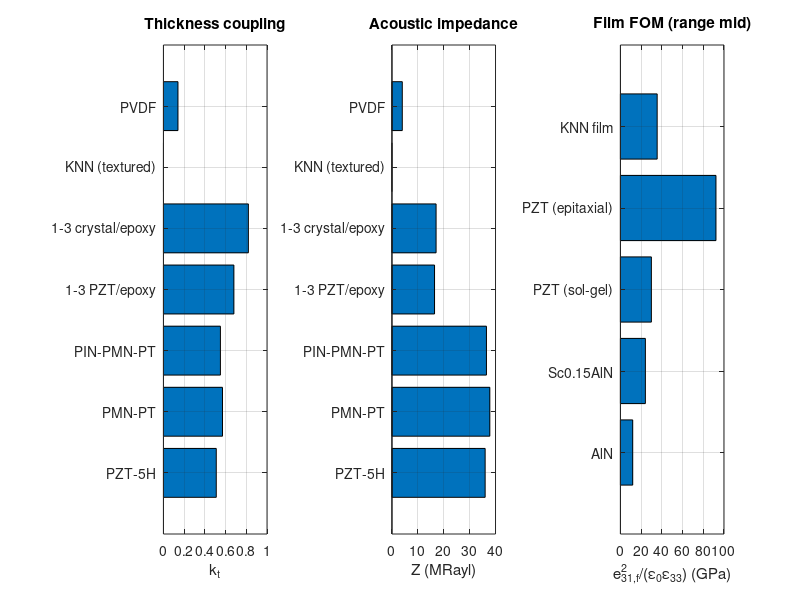

This chart was generated by the following MATLAB code:
%% m18_material_comparison.m
% Transducer materials side by side: bulk (d33, kt, eps, Z, temperature limit)
% and thin films (e31,f and the PMUT figure of merit e31,f^2 / (eps0 eps33)).
%
% What it shows: why single crystals win on coupling, composites on impedance,
%   PVDF on receive voltage (g33) and water match, and ScAlN/PZT films on FOM.
% What to change: add your own supplier values to the tables.
% Sources (see the Module 18 table): PZT-5H: Ma et al. IEEE TUFFC 2015 Table I
%   (d33 593, kt 0.51, epsS 1470, Z 36.0) and APC/Piezo Systems PSI-5H4E (k33 0.75,
%   epsT 3800, Tc 230 C); PMN-PT and PIN-PMN-PT: TRS Technologies X2B/X4B datasheet
%   ranges; composites: Smith-Auld model (m18_composite_effective_properties.m);
%   KNN: Saito et al. Nature 2004; PVDF: Measurement Specialties data (d33 -33,
%   g33 -330e-3, kt 0.14) and Precision Acoustics (rho 1780, c 2250, eps 8-10);
%   films: Roy, Lee & Lee, Microsyst. Nanoeng. 2023, Table I.
% Expected output: g33 (1e-3 V m/N) PZT-5H 18.5, PMN-PT 36.7, PIN-PMN-PT 37.3,
%   PVDF 356 (datasheet 330); film FOM (GPa) AlN 11.9, Sc0.15AlN 24.1,
%   sol-gel PZT 5.6-54.2, epitaxial PZT 74-111, KNN film 18-53.
% Runtime: < 1 s.
clear; close all; rng(1);
e0 = 8.854e-12;

%% Bulk materials: [low high] ranges; NaN = not given by the cited sources
names = {'PZT-5H', 'PMN-PT', 'PIN-PMN-PT', '1-3 PZT/epoxy', '1-3 crystal/epoxy', 'KNN (textured)', 'PVDF'};
d33  = [593 650; 1500 2400; 1200 2100; NaN NaN; NaN NaN; 300 416; 30 33];        % pC/N (PVDF magnitude)
kt   = [0.51 0.51; 0.55 0.59; 0.52 0.58; 0.67 0.69; 0.81 0.83; NaN NaN; 0.14 0.14];
epsT = [3800 3800; 5000 7000; 4000 6000; NaN NaN; NaN NaN; NaN NaN; 8 12];
Z    = [36.0 36.0; 36.4 39.2; 35.2 37.8; 11.0 21.9; 11.3 22.8; NaN NaN; 4.0 4.0];  % MRayl
Tmax = [230 230; 86 100; 105 130; NaN NaN; NaN NaN; NaN NaN; 70 80];             % C: Tc (PZT), Trt (crystals), max use (PVDF)
mid = @(x) mean(x, 2);
fprintf('%-18s %10s %6s %8s %8s %8s %12s\n', 'material', 'd33 pC/N', 'kt', 'epsT', 'Z MRayl', 'Tmax C', 'g33 mVm/N');
g33 = mid(d33)*1e-12./(mid(epsT)*e0)*1e3;
for i = 1:numel(names)
  fprintf('%-18s %10.0f %6.2f %8.0f %8.1f %8.0f %12.1f\n', names{i}, mid(d33(i,:)), mid(kt(i,:)), mid(epsT(i,:)), mid(Z(i,:)), mid(Tmax(i,:)), g33(i));
end
fprintf('PVDF g33 from the datasheet: 330 mV m/N (computed above from d33 and eps: %.0f)\n', g33(end));
fprintf('Intensity transmission into 1.5 MRayl at the mid impedance: ');
T = 4*mid(Z)*1.5./(mid(Z)+1.5).^2; fprintf('%s ', sprintf('%.2f', T(1))); fprintf('(PZT), %.2f (composite), %.2f (PVDF)\n', T(4), T(7));

%% Thin films for PMUTs (Roy et al. 2023, Table I)
fn  = {'AlN', 'Sc0.15AlN', 'PZT (sol-gel)', 'PZT (epitaxial)', 'KNN film'};
e31 = [1.05 1.05; 1.6 1.6; 8 12; 14 14; 8.5 14.4];      % |e31,f| C/m^2
epf = [10.5 10.5; 12 12; 300 1300; 200 300; 445 445];   % eps33,f
fprintf('\n%-16s %12s %10s %14s %14s\n', 'film', '|e31,f|', 'eps33', 'e31/eps0eps GV/m', 'e31^2/eps0eps GPa');
fomT = zeros(numel(fn),2);
for i = 1:numel(fn)
  rx = e31(i,:)./(e0*epf(i,[2 1]))/1e9;                 % range: low e31 with high eps, high e31 with low eps
  fom = e31(i,:).^2./(e0*epf(i,[2 1]))/1e9; fomT(i,:) = fom;
  fprintf('%-16s %5.2f-%5.2f %4.0f-%4.0f %6.1f-%6.1f %6.1f-%6.1f\n', fn{i}, e31(i,1), e31(i,2), epf(i,1), epf(i,2), rx(1), rx(2), fom(1), fom(2));
end

%% Figure
figure('Position', [80 80 1100 380]);
subplot(1,3,1); barh(mid(kt)); set(gca, 'YTick', 1:numel(names), 'YTickLabel', names); xlabel('k_t'); title('Thickness coupling'); grid on;
subplot(1,3,2); barh(mid(Z)); set(gca, 'YTick', 1:numel(names), 'YTickLabel', names); xlabel('Z (MRayl)'); title('Acoustic impedance'); grid on;
subplot(1,3,3); barh(mean(fomT,2)); set(gca, 'YTick', 1:numel(fn), 'YTickLabel', fn); xlabel('e_{31,f}^2/(\epsilon_0\epsilon_{33}) (GPa)'); title('Film FOM (range mid)'); grid on;
